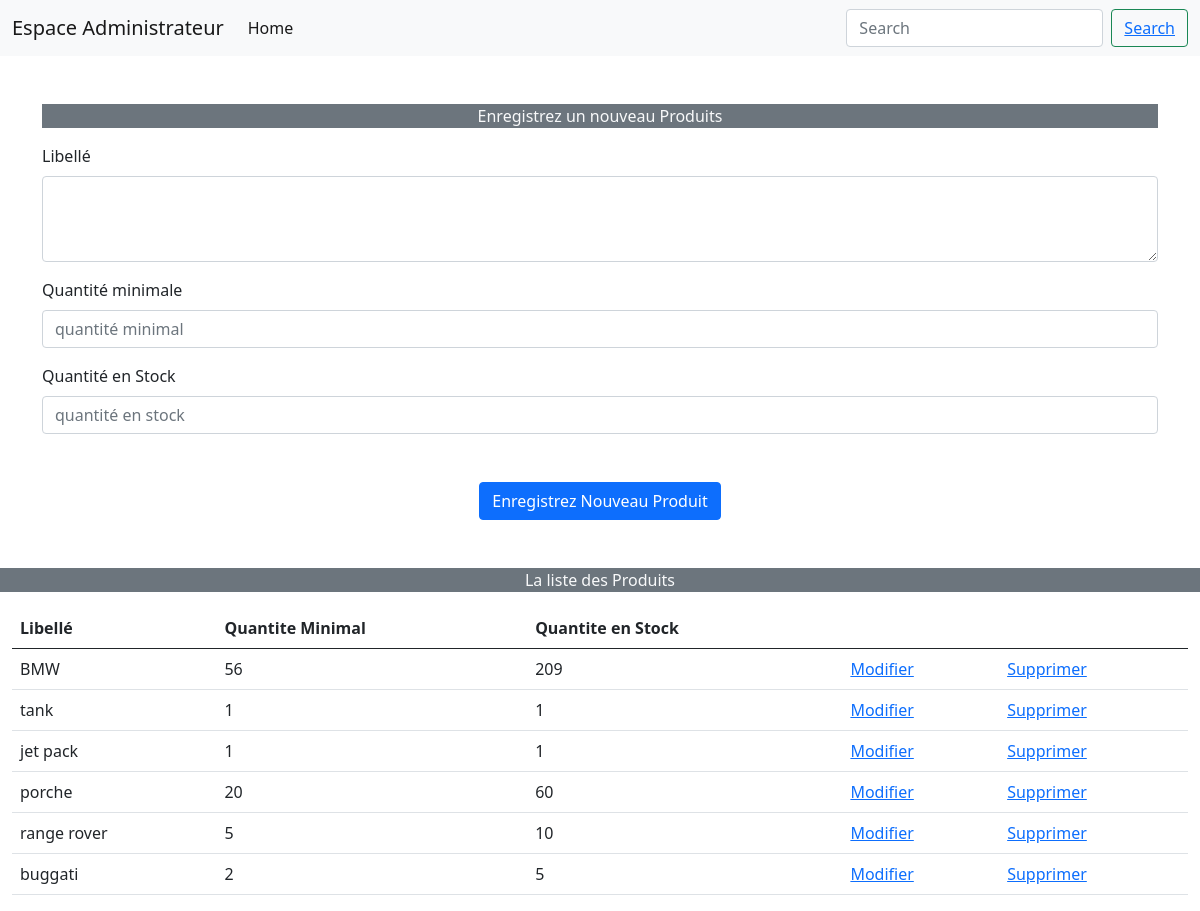
The page /vue/admin.php on the database its author committed.
### tables this page shows
CREATE TABLE `produit` (
  `reference` int NOT NULL AUTO_INCREMENT,
  `libelle` varchar(255) DEFAULT NULL,
  `quantite_minimal` int DEFAULT NULL,
  `quantite_en_stock` int DEFAULT NULL,
  `ddate` varchar(50) DEFAULT NULL,
  PRIMARY KEY (`reference`)
);

### models/listing.php (called while the page is built)
<?php
require_once 'db.php';
$query = $conn->query("SELECT * FROM produit ORDER BY reference DESC");
$list = $query->fetchAll(PDO:: FETCH_OBJ);
?>

### vue/admin.php (the view, shortened to what this page needs)
<?php require_once 'header.php'; ?>
<?php require_once '../models/listing.php'; ?>
<form action="/controller/New_prod.php" method="POST">
<div class="container">
    <div class="mb-3 mt-5">
<p class="bg-secondary text-light text-center mt-5">Enregistrez un nouveau Produits</p>
        <label for="exampleFormControlTextarea1" class="form-label">Libellé</label>
        <textarea class="form-control" name="libelle" id="exampleFormControlTextarea1" rows="3" autocomplete="off"></textarea>
    </div>
    <div class="mb-3">
        <label for="exampleFormControlInput1" class="form-label">Quantité minimale</label>
        <input type="number" class="form-control" name="qm" id="exampleFormControlInput1" placeholder="quantité minimal"autocomplete="off">
    </div>
    <div class="mb-3">
        <label for="exampleFormControlInput1" class="form-label">Quantité en Stock</label>
        <input type="number" class="form-control" name="qs" id="exampleFormControlInput1" placeholder="quantité en stock" autocomplete="off">
    </div>
    <div class="text-center mt-5">
       <button type="submit" name="submit" class="btn btn-primary">Enregistrez Nouveau Produit</button>
</div>
</div>
</form>
<p class="bg-secondary text-light text-center mt-5" id="list">La liste des Produits</p>
<div class="container-fluid">
    <table class="table">
        <thead>
            <tr>
                <th scope="col">Libellé</th>
                <th scope="col">Quantite Minimal</th>
                <th scope="col">Quantite en Stock</th>
                <th scope="col"></th>
                <th scope="col"></th>
            </tr>
        </thead>
        <tbody>
            <?php foreach($list as $prod){ ?>
            <tr>
                <td><?php echo $prod->libelle ?></td>
                <td><?php echo $prod->quantite_minimal?></td>
                <td><?php echo $prod->quantite_en_stock?></td>
                <td><a href="update_view.php?update=<?php echo $prod->reference?>">Modifier</a></td>
                <td><a href="?delete=<?php echo $prod->reference?>" onclick="confirmation()">Supprimer</a></td>
            </tr>
            <?php };
            ?>
    </table>
</div>
<?php   require_once 'footer.php'; ?>

### vue/header.php (shortened to what this page needs)
<!DOCTYPE html>
<html lang="en">
<head>
    <link href="https://cdn.jsdelivr.net/npm/bootstrap@5.0.2/dist/css/bootstrap.min.css" rel="stylesheet"
>
    <link rel="stylesheet" href="https://cdn.jsdelivr.net/npm/bootstrap-icons@1.5.0/font/bootstrap-icons.css">
    <link rel="stylesheet" href="../assets/style.css">
</head>
<body>
    <nav class="navbar navbar-expand-lg navbar-light bg-light">
        <div class="container-fluid">
            <a class="navbar-brand" href="#"> Espace Administrateur</a>
            <div class="collapse navbar-collapse" id="navbarScroll">
                <ul class="navbar-nav me-auto my-2 my-lg-0 navbar-nav-scroll" style="--bs-scroll-height: 100px;">
                    <li class="nav-item">
                        <a class="nav-link active" aria-current="page" href="../index.php">Home</a>
                    </li>
                </ul>
                <form method="GET" class="d-flex">
                    <input class="form-control me-2" type="search" name="q" placeholder="Search" aria-label="Search">
                  <button class="btn btn-outline-success" type="submit">  <a href="#search">  Search  </a></button>
                </form>
            </div>
        </div>
    </nav>

### vue/footer.php (shortened to what this page needs)
</body>
</html>

### rows shown on the page
produit: libelle "BMW", quantite_minimal "56", quantite_en_stock "209"
produit: libelle "tank", quantite_minimal "1", quantite_en_stock "1"
produit: libelle "jet pack", quantite_minimal "1", quantite_en_stock "1"
produit: libelle "porche", quantite_minimal "20", quantite_en_stock "60"
produit: libelle "range rover", quantite_minimal "5", quantite_en_stock "10"
produit: libelle "buggati", quantite_minimal "2", quantite_en_stock "5"
